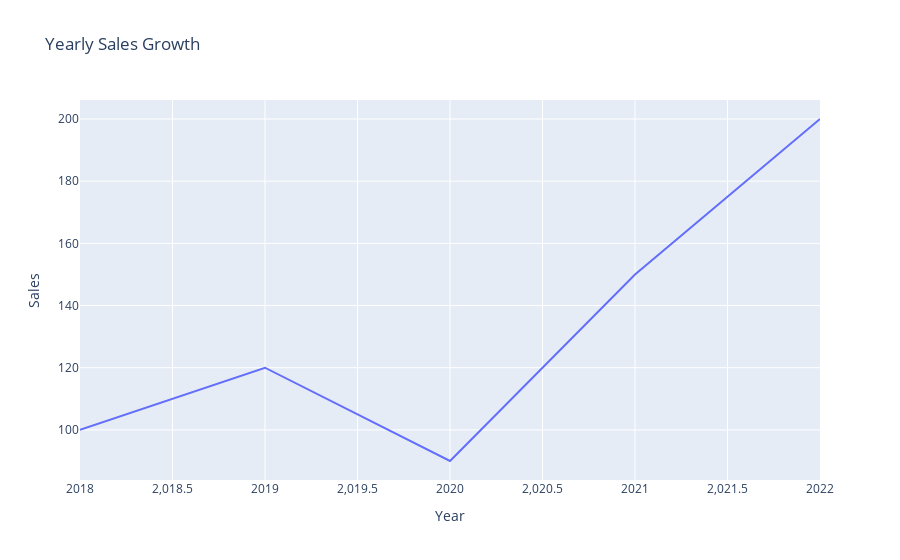

The cell this chart's notebook holds for it:
### Code cell
data = {
    "Year": [2018, 2019, 2020, 2021, 2022],
    "Sales": [100, 120, 90, 150, 200]
}

fig = px.line(data, x="Year", y="Sales", title="Yearly Sales Growth")
fig.show()

### Figure 1 — Plotly figure (JSON) as saved in the notebook; plotly's stock layout.template omitted (floating-point values rounded to 4 significant figures)
{"data": [{"hovertemplate": "Year=%{x}<br>Sales=%{y}<extra></extra>", "legendgroup": "", "line": {"color": "#636efa", "dash": "solid"}, "marker": {"symbol": "circle"}, "mode": "lines", "name": "", "orientation": "v", "showlegend": false, "type": "scatter", "x": [2018, 2019, 2020, 2021, 2022], "xaxis": "x", "y": [100, 120, 90, 150, 200], "yaxis": "y"}], "layout": {"legend": {"tracegroupgap": 0}, "title": {"text": "Yearly Sales Growth"}, "xaxis": {"anchor": "y", "domain": [0, 1], "title": {"text": "Year"}}, "yaxis": {"anchor": "x", "domain": [0, 1], "title": {"text": "Sales"}}}}
